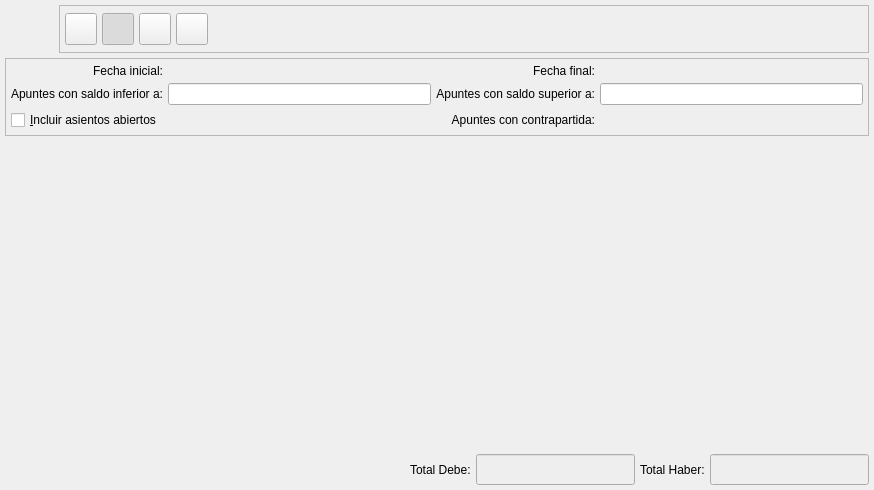
<?xml version="1.0" encoding="UTF-8"?>
<ui version="4.0">
 <class>BcDiarioBase</class>
 <widget class="QWidget" name="BcDiarioBase">
  <property name="geometry">
   <rect>
    <x>0</x>
    <y>0</y>
    <width>874</width>
    <height>490</height>
   </rect>
  </property>
  <property name="focusPolicy">
   <enum>Qt::StrongFocus</enum>
  </property>
  <property name="windowTitle">
   <string>Diario</string>
  </property>
  <property name="windowIcon">
   <iconset resource="../../../bulmages.qrc">
    <normaloff>:/Images/balance-sheet.png</normaloff>:/Images/balance-sheet.png</iconset>
  </property>
  <layout class="QVBoxLayout">
   <property name="spacing">
    <number>5</number>
   </property>
   <property name="margin">
    <number>5</number>
   </property>
   <item>
    <layout class="QHBoxLayout">
     <property name="spacing">
      <number>6</number>
     </property>
     <property name="margin">
      <number>0</number>
     </property>
     <item>
      <widget class="QLabel" name="pixmapLabel1">
       <property name="sizePolicy">
        <sizepolicy hsizetype="Fixed" vsizetype="Fixed">
         <horstretch>0</horstretch>
         <verstretch>0</verstretch>
        </sizepolicy>
       </property>
       <property name="minimumSize">
        <size>
         <width>48</width>
         <height>48</height>
        </size>
       </property>
       <property name="maximumSize">
        <size>
         <width>48</width>
         <height>48</height>
        </size>
       </property>
       <property name="pixmap">
        <pixmap resource="../../../bulmages.qrc">:/Images/balance-sheet.png</pixmap>
       </property>
       <property name="scaledContents">
        <bool>true</bool>
       </property>
      </widget>
     </item>
     <item>
      <widget class="QFrame" name="frame_3">
       <property name="sizePolicy">
        <sizepolicy hsizetype="Expanding" vsizetype="Fixed">
         <horstretch>0</horstretch>
         <verstretch>0</verstretch>
        </sizepolicy>
       </property>
       <property name="maximumSize">
        <size>
         <width>16777215</width>
         <height>48</height>
        </size>
       </property>
       <property name="frameShape">
        <enum>QFrame::StyledPanel</enum>
       </property>
       <property name="frameShadow">
        <enum>QFrame::Raised</enum>
       </property>
       <layout class="QHBoxLayout">
        <property name="spacing">
         <number>5</number>
        </property>
        <property name="margin">
         <number>5</number>
        </property>
        <item>
         <widget class="QToolButton" name="mui_imprimir">
          <property name="minimumSize">
           <size>
            <width>32</width>
            <height>32</height>
           </size>
          </property>
          <property name="maximumSize">
           <size>
            <width>32</width>
            <height>32</height>
           </size>
          </property>
          <property name="toolTip">
           <string>Imprimir</string>
          </property>
          <property name="whatsThis">
           <string>Imprimir</string>
          </property>
          <property name="text">
           <string/>
          </property>
          <property name="icon">
           <iconset resource="../../../bulmages.qrc">
            <normaloff>:/Images/document-print.png</normaloff>:/Images/document-print.png</iconset>
          </property>
          <property name="iconSize">
           <size>
            <width>32</width>
            <height>32</height>
           </size>
          </property>
         </widget>
        </item>
        <item>
         <widget class="QToolButton" name="mui_filtrar">
          <property name="minimumSize">
           <size>
            <width>32</width>
            <height>32</height>
           </size>
          </property>
          <property name="maximumSize">
           <size>
            <width>32</width>
            <height>32</height>
           </size>
          </property>
          <property name="toolTip">
           <string>Mostrar/ocultar filtro</string>
          </property>
          <property name="whatsThis">
           <string>Mostrar/ocultar filtro</string>
          </property>
          <property name="text">
           <string/>
          </property>
          <property name="icon">
           <iconset resource="../../../bulmages.qrc">
            <normaloff>:/Images/edit-find.png</normaloff>:/Images/edit-find.png</iconset>
          </property>
          <property name="iconSize">
           <size>
            <width>32</width>
            <height>32</height>
           </size>
          </property>
          <property name="checkable">
           <bool>true</bool>
          </property>
          <property name="checked">
           <bool>true</bool>
          </property>
         </widget>
        </item>
        <item>
         <widget class="QToolButton" name="mui_configurar">
          <property name="minimumSize">
           <size>
            <width>32</width>
            <height>32</height>
           </size>
          </property>
          <property name="maximumSize">
           <size>
            <width>32</width>
            <height>32</height>
           </size>
          </property>
          <property name="toolTip">
           <string>Configurar listado</string>
          </property>
          <property name="whatsThis">
           <string>Configurar listado</string>
          </property>
          <property name="text">
           <string/>
          </property>
          <property name="icon">
           <iconset resource="../../../bulmages.qrc">
            <normaloff>:/Images/document-properties.png</normaloff>:/Images/document-properties.png</iconset>
          </property>
          <property name="iconSize">
           <size>
            <width>32</width>
            <height>32</height>
           </size>
          </property>
          <property name="checkable">
           <bool>true</bool>
          </property>
          <property name="checked">
           <bool>false</bool>
          </property>
         </widget>
        </item>
        <item>
         <widget class="QToolButton" name="mui_actualizar">
          <property name="minimumSize">
           <size>
            <width>32</width>
            <height>32</height>
           </size>
          </property>
          <property name="maximumSize">
           <size>
            <width>32</width>
            <height>32</height>
           </size>
          </property>
          <property name="toolTip">
           <string>Actualizar</string>
          </property>
          <property name="whatsThis">
           <string>Actualizar</string>
          </property>
          <property name="text">
           <string/>
          </property>
          <property name="icon">
           <iconset resource="../../../bulmages.qrc">
            <normaloff>:/Images/view-refresh.png</normaloff>:/Images/view-refresh.png</iconset>
          </property>
          <property name="iconSize">
           <size>
            <width>32</width>
            <height>32</height>
           </size>
          </property>
          <property name="shortcut">
           <string>F5</string>
          </property>
          <property name="checkable">
           <bool>false</bool>
          </property>
          <property name="checked">
           <bool>false</bool>
          </property>
         </widget>
        </item>
        <item>
         <spacer>
          <property name="orientation">
           <enum>Qt::Horizontal</enum>
          </property>
          <property name="sizeType">
           <enum>QSizePolicy::Expanding</enum>
          </property>
          <property name="sizeHint" stdset="0">
           <size>
            <width>421</width>
            <height>26</height>
           </size>
          </property>
         </spacer>
        </item>
       </layout>
      </widget>
     </item>
    </layout>
   </item>
   <item>
    <widget class="QFrame" name="frame">
     <property name="frameShape">
      <enum>QFrame::StyledPanel</enum>
     </property>
     <property name="frameShadow">
      <enum>QFrame::Raised</enum>
     </property>
     <layout class="QGridLayout">
      <property name="margin">
       <number>5</number>
      </property>
      <property name="spacing">
       <number>5</number>
      </property>
      <item row="2" column="3" colspan="2">
       <widget class="QLabel" name="textLabel1_3_2_2">
        <property name="text">
         <string>Apuntes con contrapartida:</string>
        </property>
        <property name="alignment">
         <set>Qt::AlignRight|Qt::AlignTrailing|Qt::AlignVCenter</set>
        </property>
       </widget>
      </item>
      <item row="2" column="5">
       <widget class="BlSearchWidget" name="mui_contrapartida" native="true"/>
      </item>
      <item row="1" column="0" colspan="2">
       <widget class="QLabel" name="textLabel1_3_2">
        <property name="text">
         <string>Apuntes con saldo inferior a:</string>
        </property>
        <property name="alignment">
         <set>Qt::AlignRight|Qt::AlignTrailing|Qt::AlignVCenter</set>
        </property>
       </widget>
      </item>
      <item row="1" column="3" colspan="2">
       <widget class="QLabel" name="textLabel1_3">
        <property name="text">
         <string>Apuntes con saldo superior a:</string>
        </property>
        <property name="alignment">
         <set>Qt::AlignRight|Qt::AlignTrailing|Qt::AlignVCenter</set>
        </property>
       </widget>
      </item>
      <item row="2" column="0" colspan="3">
       <widget class="QCheckBox" name="mui_asAbiertos">
        <property name="text">
         <string>&amp;Incluir asientos abiertos</string>
        </property>
       </widget>
      </item>
      <item row="1" column="5">
       <widget class="QLineEdit" name="mui_saldosup"/>
      </item>
      <item row="1" column="2">
       <widget class="QLineEdit" name="mui_saldoinf"/>
      </item>
      <item row="0" column="2">
       <widget class="BlDateSearch" name="mui_fechainicial" native="true">
        <property name="sizePolicy">
         <sizepolicy hsizetype="Preferred" vsizetype="Preferred">
          <horstretch>0</horstretch>
          <verstretch>0</verstretch>
         </sizepolicy>
        </property>
        <property name="minimumSize">
         <size>
          <width>150</width>
          <height>0</height>
         </size>
        </property>
       </widget>
      </item>
      <item row="0" column="0" colspan="2">
       <widget class="QLabel" name="TextLabel1_3">
        <property name="text">
         <string>Fecha inicial:</string>
        </property>
        <property name="alignment">
         <set>Qt::AlignRight|Qt::AlignTrailing|Qt::AlignVCenter</set>
        </property>
       </widget>
      </item>
      <item row="0" column="5">
       <widget class="BlDateSearch" name="mui_fechafinal" native="true">
        <property name="minimumSize">
         <size>
          <width>150</width>
          <height>0</height>
         </size>
        </property>
       </widget>
      </item>
      <item row="0" column="3" colspan="2">
       <widget class="QLabel" name="TextLabel1_2_2">
        <property name="text">
         <string>Fecha final:</string>
        </property>
        <property name="alignment">
         <set>Qt::AlignRight|Qt::AlignTrailing|Qt::AlignVCenter</set>
        </property>
       </widget>
      </item>
     </layout>
    </widget>
   </item>
   <item>
    <widget class="BcDiarioSubForm" name="mui_list">
     <property name="sizePolicy">
      <sizepolicy hsizetype="Expanding" vsizetype="Expanding">
       <horstretch>0</horstretch>
       <verstretch>0</verstretch>
      </sizepolicy>
     </property>
    </widget>
   </item>
   <item>
    <layout class="QHBoxLayout">
     <property name="spacing">
      <number>5</number>
     </property>
     <property name="margin">
      <number>0</number>
     </property>
     <item>
      <spacer>
       <property name="orientation">
        <enum>Qt::Horizontal</enum>
       </property>
       <property name="sizeType">
        <enum>QSizePolicy::Expanding</enum>
       </property>
       <property name="sizeHint" stdset="0">
        <size>
         <width>151</width>
         <height>16</height>
        </size>
       </property>
      </spacer>
     </item>
     <item>
      <widget class="QLabel" name="TextLabel2">
       <property name="text">
        <string>Total Debe:</string>
       </property>
      </widget>
     </item>
     <item>
      <widget class="QLineEdit" name="totaldebe">
       <property name="enabled">
        <bool>true</bool>
       </property>
       <property name="sizePolicy">
        <sizepolicy hsizetype="Fixed" vsizetype="Fixed">
         <horstretch>0</horstretch>
         <verstretch>0</verstretch>
        </sizepolicy>
       </property>
       <property name="palette">
        <palette>
         <active>
          <colorrole role="Base">
           <brush brushstyle="SolidPattern">
            <color alpha="255">
             <red>238</red>
             <green>238</green>
             <blue>238</blue>
            </color>
           </brush>
          </colorrole>
         </active>
         <inactive>
          <colorrole role="Base">
           <brush brushstyle="SolidPattern">
            <color alpha="255">
             <red>238</red>
             <green>238</green>
             <blue>238</blue>
            </color>
           </brush>
          </colorrole>
         </inactive>
         <disabled>
          <colorrole role="Base">
           <brush brushstyle="SolidPattern">
            <color alpha="255">
             <red>255</red>
             <green>255</green>
             <blue>255</blue>
            </color>
           </brush>
          </colorrole>
         </disabled>
        </palette>
       </property>
       <property name="font">
        <font>
         <family>Sans Serif</family>
         <pointsize>12</pointsize>
         <weight>75</weight>
         <italic>false</italic>
         <bold>true</bold>
         <underline>false</underline>
         <strikeout>false</strikeout>
        </font>
       </property>
       <property name="focusPolicy">
        <enum>Qt::NoFocus</enum>
       </property>
       <property name="alignment">
        <set>Qt::AlignRight</set>
       </property>
       <property name="readOnly">
        <bool>true</bool>
       </property>
      </widget>
     </item>
     <item>
      <widget class="QLabel" name="TextLabel2_2">
       <property name="text">
        <string>Total Haber:</string>
       </property>
      </widget>
     </item>
     <item>
      <widget class="QLineEdit" name="totalhaber">
       <property name="enabled">
        <bool>true</bool>
       </property>
       <property name="sizePolicy">
        <sizepolicy hsizetype="Fixed" vsizetype="Fixed">
         <horstretch>0</horstretch>
         <verstretch>0</verstretch>
        </sizepolicy>
       </property>
       <property name="palette">
        <palette>
         <active>
          <colorrole role="Base">
           <brush brushstyle="SolidPattern">
            <color alpha="255">
             <red>238</red>
             <green>238</green>
             <blue>238</blue>
            </color>
           </brush>
          </colorrole>
         </active>
         <inactive>
          <colorrole role="Base">
           <brush brushstyle="SolidPattern">
            <color alpha="255">
             <red>238</red>
             <green>238</green>
             <blue>238</blue>
            </color>
           </brush>
          </colorrole>
         </inactive>
         <disabled>
          <colorrole role="Base">
           <brush brushstyle="SolidPattern">
            <color alpha="255">
             <red>255</red>
             <green>255</green>
             <blue>255</blue>
            </color>
           </brush>
          </colorrole>
         </disabled>
        </palette>
       </property>
       <property name="font">
        <font>
         <family>Sans Serif</family>
         <pointsize>12</pointsize>
         <weight>75</weight>
         <italic>false</italic>
         <bold>true</bold>
         <underline>false</underline>
         <strikeout>false</strikeout>
        </font>
       </property>
       <property name="focusPolicy">
        <enum>Qt::NoFocus</enum>
       </property>
       <property name="alignment">
        <set>Qt::AlignRight</set>
       </property>
       <property name="readOnly">
        <bool>true</bool>
       </property>
      </widget>
     </item>
    </layout>
   </item>
  </layout>
 </widget>
 <layoutdefault spacing="2" margin="5"/>
 <customwidgets>
  <customwidget>
   <class>BcDiarioSubForm</class>
   <extends>QFrame</extends>
   <header>bcdiariosubform.h</header>
   <container>1</container>
  </customwidget>
  <customwidget>
   <class>BlDateSearch</class>
   <extends>QWidget</extends>
   <header>../../bulmalib/src/bldatesearch.h</header>
  </customwidget>
  <customwidget>
   <class>BlSearchWidget</class>
   <extends>QWidget</extends>
   <header>blsearchwidget.h</header>
   <container>1</container>
  </customwidget>
 </customwidgets>
 <resources>
  <include location="../../../bulmages.qrc"/>
  <include location="../../bulmages.qrc"/>
 </resources>
 <connections>
  <connection>
   <sender>mui_filtrar</sender>
   <signal>toggled(bool)</signal>
   <receiver>frame</receiver>
   <slot>setShown(bool)</slot>
   <hints>
    <hint type="sourcelabel">
     <x>155</x>
     <y>37</y>
    </hint>
    <hint type="destinationlabel">
     <x>249</x>
     <y>88</y>
    </hint>
   </hints>
  </connection>
 </connections>
</ui>
